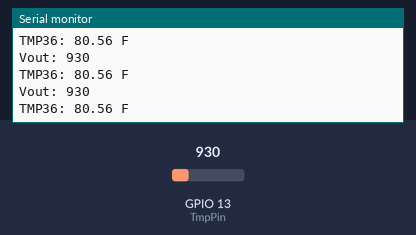
The sketch below on a simulated ESP32. On the bench: the last lines printed to the serial monitor. Inputs (shaded band) come from the test bench; at power-on: GPIO 13 (TmpPin) = 930.

Above: at 1.2 s.
1.3 s: GPIO 13 (TmpPin) set to 1004
At 2.0 s:
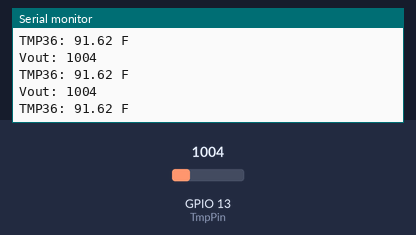
2.8 s: GPIO 13 (TmpPin) set to 1103
At 3.6 s:
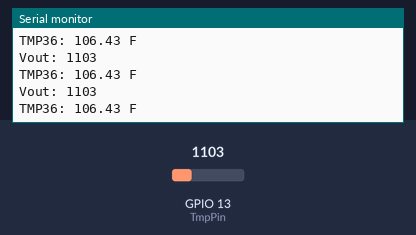
Timing chart, 0 to 5.8 s (numbered marks = the images above; inputs shaded):
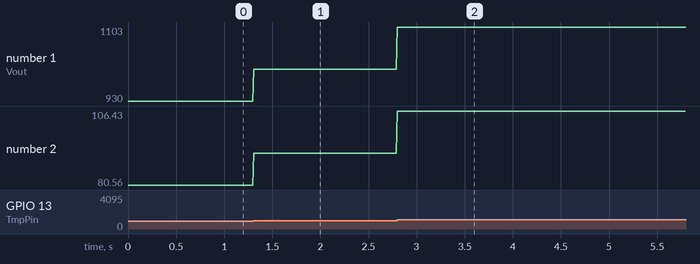

Measured:
- after the input at 1.3 s, the serial monitor: prints a new line at once (image 1)
- after the input at 2.8 s, the serial monitor: prints a new line at once (image 2)
- plotted number 1: 930 → 1004 after the input at 1.3 s, 1004 → 1103 after the input at 2.8 s
- plotted number 2: 80.56 → 91.62 after the input at 1.3 s, 91.62 → 106.43 after the input at 2.8 s

The sketch:

Temp_Test.ino
```cpp
#include "TEMP.h"

void setup(){
  Serial.begin(115200);
}

void loop(){
  //int Temp;
  TempLoop();
  //Serial.println(Temp);
  delay(10);
}
```

TEMP.h
```cpp
//Temperature Program designed around the TMP36 Low Voltage Temperature Sensor
//ESP32's ADC range is 0 to 4095 (0V to 3.3V)
//According to TMP36's datasheet, the acceptable Temp range is -40C to 125C

int TmpPin = 13; //Pin connection for TMP36
int Vout; //Output voltage from TMP36
float TMP36C; //Desired Temp in C
float TMP36F; //Desired Temp in F


void TempSetup() {

}
void TempLoop() {
  Vout = analogRead(TmpPin);
  Serial.print("Vout: ");
  Serial.println(Vout);
  TMP36C = (Vout*0.083105)-50.3125;
  TMP36F = ((TMP36C*9)/5)+32;
  Serial.print("TMP36: ");
  Serial.print(TMP36F);
  Serial.println(" F");
}
```
